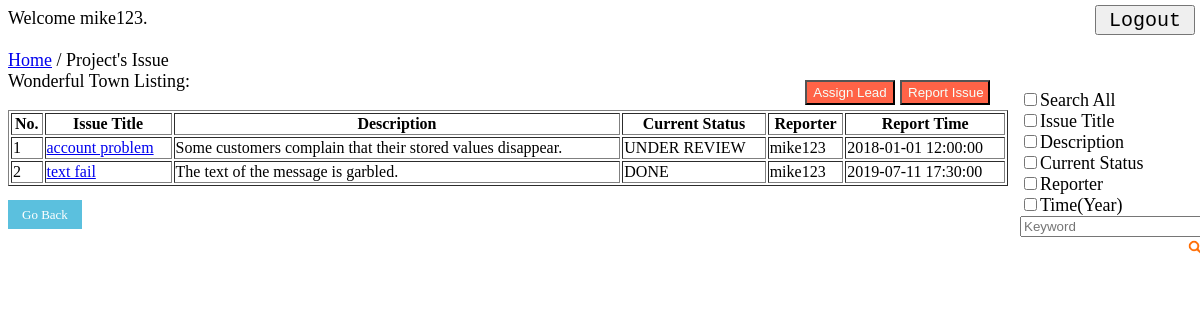
/issue.php?pid=1 (signed in), run on the app's committed database.
### tables this page shows
CREATE TABLE project (
  pid int NOT NULL AUTO_INCREMENT,
  pname varchar(1000) DEFAULT NULL,
  pdescription text DEFAULT NULL,
  pcreatTime datetime NOT NULL,
  workflow_start int NOT NULL,
  workflow_end int NOT NULL,
  PRIMARY KEY (pid),
  KEY workflow_start (workflow_start),
  KEY workflow_end (workflow_end),
  CONSTRAINT project_ibfk_1 FOREIGN KEY (workflow_start) REFERENCES status (sid) ON DELETE CASCADE ON UPDATE CASCADE,  
  CONSTRAINT project_ibfk_2 FOREIGN KEY (workflow_end) REFERENCES status (sid) ON DELETE CASCADE ON UPDATE CASCADE
);

CREATE TABLE issue (
  iid int NOT NULL AUTO_INCREMENT,
  pid int NOT NULL,
  reporter int NOT NULL,
  reportTime datetime NOT NULL,
  title varchar(1000) DEFAULT NULL,
  idescription text DEFAULT NULL,
  currentStatus int NOT NULL,
  PRIMARY KEY (iid),
  KEY pid (pid),
  KEY reporter (reporter),
  KEY currentStatus (currentStatus),
  CONSTRAINT issue_ibfk_1 FOREIGN KEY (pid) REFERENCES project (pid) ON DELETE CASCADE ON UPDATE CASCADE,  
  CONSTRAINT issue_ibfk_2 FOREIGN KEY (reporter) REFERENCES user (uid) ON DELETE CASCADE ON UPDATE CASCADE,
  CONSTRAINT issue_ibfk_3 FOREIGN KEY (currentStatus) REFERENCES status (sid) ON DELETE CASCADE ON UPDATE CASCADE
);

CREATE TABLE status (
  sid int NOT NULL AUTO_INCREMENT,
  sname varchar(1000) DEFAULT NULL,
  PRIMARY KEY (sid)
);

CREATE TABLE user (
  uid int NOT NULL AUTO_INCREMENT,
  email varchar(40) NOT NULL,
  username varchar(40) NOT NULL,
  password varchar(40) NOT NULL,
  PRIMARY KEY (uid)
);

### issue.php (the view, shortened to what this page needs)
<?php
    include("include.php");
    function showIssue($attr, $key, $pid){
        global $mysqli;
        echo "<font size=4>";
        echo '<table width="1000" border="1">';
        echo '<tr><th>No.</th><th>Issue Title</th><th>Description</th><th>Current Status</th><th>Reporter</th><th>Report Time</th></tr>';
        if($key == ""){
            $result = $mysqli->prepare("select iid, title, idescription, sname, username, reportTime from issue i, user u, status s where pid = ? and u.uid = i.reporter and i.currentStatus = s.sid");
            $result->bind_param("i", $pid);
            $result->execute();
            $result->bind_result($iid, $title, $idescription, $sname, $username, $reportTime);
        }
        $i = 1;
        while($result->fetch()){
            echo '<tr>';
            echo '<td>'.$i.'</td>';
            echo '<td><a href=history.php?iid='.$iid.'>'.$title.''.'</td>';
            echo '<td>'.$idescription.'</td>';
            echo '<td>'.$sname.'</td>';
            echo '<td>'.$username.'</td>';
            echo '<td>'.$reportTime.'</td>';
            $i++;
        }
        echo "</table>";
        echo '<br><a href=index.php id="btn_goback">Go Back</a>';
        echo '<form method="post" style="position:absolute;top:90px;left:1020px;">';
        echo '<input type="checkbox" name="search[]" value="all"><label>Search All</label><br>';
        echo '<input type="checkbox" name="search[]" value="title"><label>Issue Title</label><br>';
        echo '<input type="checkbox" name="search[]" value="description"><label>Description</label><br>';
        echo '<input type="checkbox" name="search[]" value="status"><label>Current Status</label><br>';
        echo'<input type="checkbox" name="search[]" value="reporter"><label>Reporter</label><br>';
        echo '<input type="checkbox" name="search[]" value="time"><label>Time(Year)</label><br>';
        echo '<input type="text" name="keyword" placeholder="Keyword" />';
        echo '<input type="image" src="search.png" alt="Search" style="float:right" width="20" height="20"/>';
        echo '</form>';
        echo "</font>";
    }
    if(isset($_GET['pid'])) {
        echo '<input type="button" value="Logout" onclick="location.href=\'logout.php\'" style="position:absolute;right:5px;top:5px;width:100px;height:30px;font-size:20px;font-family:monospace;" >';
        echo '<form method="POST">';
        echo '<input type="submit" value="Assign Lead" name="asslead" style="position:absolute;left:805px;top:80px;width:90px;height:25px;background-color:#FF6347;color:#F5FFFA;">';
        echo '<input type="submit" value="Report Issue" name="addiss" style="position:absolute;left:900px;top:80px;width:90px;height:25px;background-color:#FF6347;color:#F5FFFA;">';
        echo '</form>';
        $pid = htmlspecialchars($_GET['pid'], ENT_QUOTES);
        $uid = htmlspecialchars($_SESSION["uid"], ENT_QUOTES);
        $username = htmlspecialchars($_SESSION["username"], ENT_QUOTES);
        echo "<font size=4>";
        echo "Welcome $username. <br><br>";
        echo '<a href="index.php">Home</a> / Project\'s Issue <br>';
        echo "</font>";
        if($result = $mysqli->query("select pname from project where pid = '$pid'")){
            echo '<font size=4>'.$result->fetch_row()[0]." Listing: </font><br><br>";
            $lead_result = $mysqli->query("select adminid from lead where adminid = '$uid' and pid = '$pid' ");
            if(isset($_POST["asslead"])) {
                if($lead_result->num_rows != 0){
                    assignLead($pid);
                }
                else{
                    echo '<script language="javascript">';
                    echo 'alert("You are not authorized to assign any user to be the lead on this project.")';
                    echo '</script>';
                    showIssue("", "", $pid);
                }
            }
            else if($_POST['action'] == "Search"){
                $attr = $_POST['search'];
                $key = htmlspecialchars($_POST['keyword'], ENT_QUOTES);
                showIssue($attr, $key, $pid);
            }
            else if(isset($_POST["addiss"])) {
                newIssue($pid);
            }
            else{
                showIssue("", "", $pid);
            }
        }
    }
?>
<!DOCTYPE html>
<html>
<head>
</head>
</html>

### issue.php (style rules this page uses)
#btn_goback { color: #fff; background-color: #5bc0de; border-color: #5bc0de; padding: 7px 14px; text-decoration:none; width: 100px; height: 30px; font-size: small; }

### data on the page
project: pname "Wonderful Town"
issue: title "account problem", idescription "Some customers complain that their stored values disappear.", currentStatus.sname "UNDER REVIEW", reporter.username "mike123", reportTime "2018-01-01 12:00:00"
issue: title "text fail", idescription "The text of the message is garbled.", currentStatus.sname "DONE", reporter.username "mike123", reportTime "2019-07-11 17:30:00"

### other printed values
$username "mike123"
